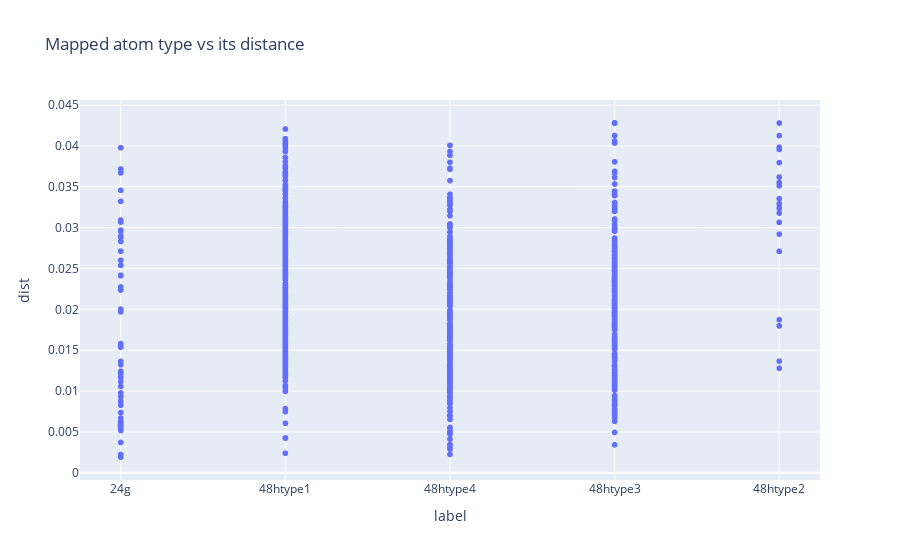

The code cell stored with this chart in its notebook:
### Markdown cell above
# visualization of mapped atom

### Code cell
dataframe = file_loc_important_cols
el = "Li"

col_atom_mapping_el_w_dist_label = f"atom_mapping_{el}_w_dist_label"

dist_weirdos_el_appendend = []
label_weirdos_el_appended = []

for idx in range(dataframe["geometry"].size):
    atom_mapping_el_w_dist_label = dataframe.at[idx, col_atom_mapping_el_w_dist_label]

    for i in atom_mapping_el_w_dist_label.values():
        dist = i['dist']
        label = i['label']

        dist_weirdos_el_appendend.append(dist)
        label_weirdos_el_appended.append(label)

df = pd.DataFrame({'dist': dist_weirdos_el_appendend, 'label': label_weirdos_el_appended})

fig = px.scatter(df, 
                x = 'label', 
                y = 'dist',
                title = 'Mapped atom type vs its distance'
                )

fig.show(config={'scrollZoom': True})

### Figure 1 — Plotly figure (JSON) as saved in the notebook; plotly's stock layout.template omitted (floating-point values rounded to 4 significant figures; data arrays with more than 128 entries replaced by an {"elided": "..."} marker saying what was removed)
{"data": [{"hovertemplate": "label=%{x}<br>dist=%{y}<extra></extra>", "legendgroup": "", "marker": {"color": "#636efa", "symbol": "circle"}, "mode": "markers", "name": "", "showlegend": false, "type": "scattergl", "x": {"elided": "1289 str values"}, "xaxis": "x", "y": {"elided": "1289 float values"}, "yaxis": "y"}], "layout": {"legend": {"tracegroupgap": 0}, "title": {"text": "Mapped atom type vs its distance"}, "xaxis": {"anchor": "y", "domain": [0, 1], "title": {"text": "label"}}, "yaxis": {"anchor": "x", "domain": [0, 1], "title": {"text": "dist"}}}}
